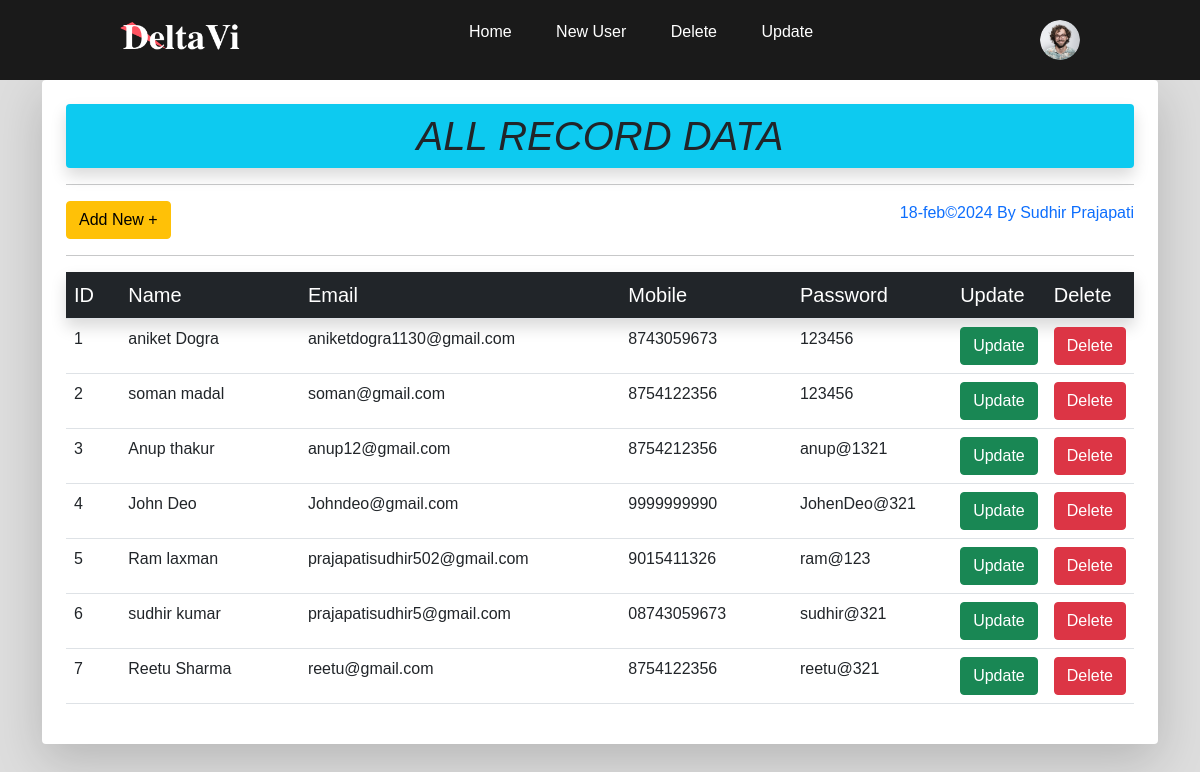
The app's page /view.php (signed in) with its own data.
### tables this page shows
CREATE TABLE `crud_operation` (
  `id` int(11) NOT NULL,
  `name` varchar(255) DEFAULT NULL,
  `email` varchar(255) DEFAULT NULL,
  `mobile` varchar(20) DEFAULT NULL,
  `password` varchar(255) DEFAULT NULL
);

### view.php (the view, shortened to what this page needs)
<?php
include 'header.php';
include './include/connect.php';
$query = "SELECT * FROM `crud_operation`";
$result = mysqli_query($con, $query);
$data = mysqli_num_rows($result);
?>
<!DOCTYPE html>
<html lang="en">
<head>
    <link href="https://cdn.jsdelivr.net/npm/bootstrap@5.0.2/dist/css/bootstrap.min.css" rel="stylesheet">
    <link rel="stylesheet" href="./css/all_css.css">
</head>
<body>
    <div class="container">
        <div class="row">
            <div class="col-md-12 d-flex justify-content-center">
                <div class="col-md-12 shadow-lg rounded p-4 bg-white">
                    <h1 class="text-center text-dark bg-info p-2 shadow rounded"><i>ALL RECORD DATA</i></h1>
                    <hr>
                    <a href="add.php" class="btn btn-warning">Add New +</a>
                    <a href="./include/help.php" style="float: right;" class="text-decoration-none text-center">18-feb&copy;2024
                        By Sudhir Prajapati</a>
                    <hr>
                    <table class="table table-hover bordered">
                        <tr class="bg-dark text-white shadow p- lead">
                            <td>ID</td>
                            <td>Name</td>
                            <td style="width: 30%;">Email</td>
                            <td>Mobile</td>
                            <td style="width: 15%;">Password</td>
                            <td style="width: 3%;">Update</td>
                            <td style="width: 3%;">Delete</td>
                        </tr>
                        <?php
                        if ($data) {
                            while ($row = mysqli_fetch_assoc($result)) {
                        ?>
                                <tr>
                                    <td><?php echo $row['id']; ?></td>
                                    <td><?php echo $row['name']; ?></td>
                                    <td><?php echo $row['email']; ?></td>
                                    <td><?php echo $row['mobile']; ?></td>
                                    <td><?php echo $row['password']; ?></td>
                                    <td>
                                        <a class="btn btn-success" href="update.php?id=<?php echo $row['id']; ?>">Update</a>
                                    </td>
                                    <td><a onclick="return confirm('Are You Sure Want To Delete ?')" class="btn btn-danger" href="delete.php?id=<?php echo $row['id']; ?>">Delete</a>
                                    </td>
                                </tr>
                        <?php
                            }
                        }
                        ?>
                    </table>
                </div>
            </div>
        </div>
    </div>
</body>
</html>

### header.php (shortened to what this page needs)
<!DOCTYPE html>
<html lang="en">
<head>
    <link rel="stylesheet" href="./css/style.css">
</head>
<body>
    <div class="hero">
        <nav>
            <a href="./view.php">
                <img src="./img/logo.png" class="logo">
            </a>
            <ul>
                <li><a href="./view.php">Home</a></li>
                <li><a href="./add.php">New User</a></li>
                <li><a href="./delete_user.php">Delete</a></li>
                <li><a href="./update_user.php">Update</a></li>
            </ul>
            <img src="./img/user.png" class="user-pic" onclick="toggleMenu()">
        </nav>
    </div>
</body>
</html>

### css/style.css (style rules this page uses)
* { margin: 0; padding: 0; box-sizing: border-box; font-family: Arial, Helvetica, sans-serif; }
nav { background: #1a1a1a; width: 100%; padding: 10px 10%; display: flex; justify-content: space-evenly; align-items: center; position: relative; }
.logo { width: 120px; }
.user-pic { width: 40px; border-radius: 50%; cursor: pointer; margin-left: 30px; }
nav ul { width: 100%; text-align: center; }
nav ul li { display: inline-block; list-style-type: none; margin: 10px 20px; }
nav ul li a { color: #fff; text-decoration: none; }

### css/all_css.css (style rules this page uses)
* { margin: 0; padding: 0; box-sizing: border-box; font-family: 'poppins', sans-serif; }
body { background: rgba(129, 129, 129, 0.263); }

### records on screen
crud_operation: id "1", name "aniket Dogra", email "aniketdogra1130@gmail.com", mobile "8743059673", password "123456"
crud_operation: id "2", name "soman madal", email "soman@gmail.com", mobile "8754122356", password "123456"
crud_operation: id "3", name "Anup thakur", email "anup12@gmail.com", mobile "8754212356", password "anup@1321"
crud_operation: id "4", name "John Deo", email "Johndeo@gmail.com", mobile "9999999990", password "JohenDeo@321"
crud_operation: id "5", name "Ram laxman", email "prajapatisudhir502@gmail.com", mobile "9015411326", password "ram@123"
crud_operation: id "6", name "sudhir kumar", email "prajapatisudhir5@gmail.com", mobile "08743059673", password "sudhir@321"
crud_operation: id "7", name "Reetu Sharma", email "reetu@gmail.com", mobile "8754122356", password "reetu@321"
